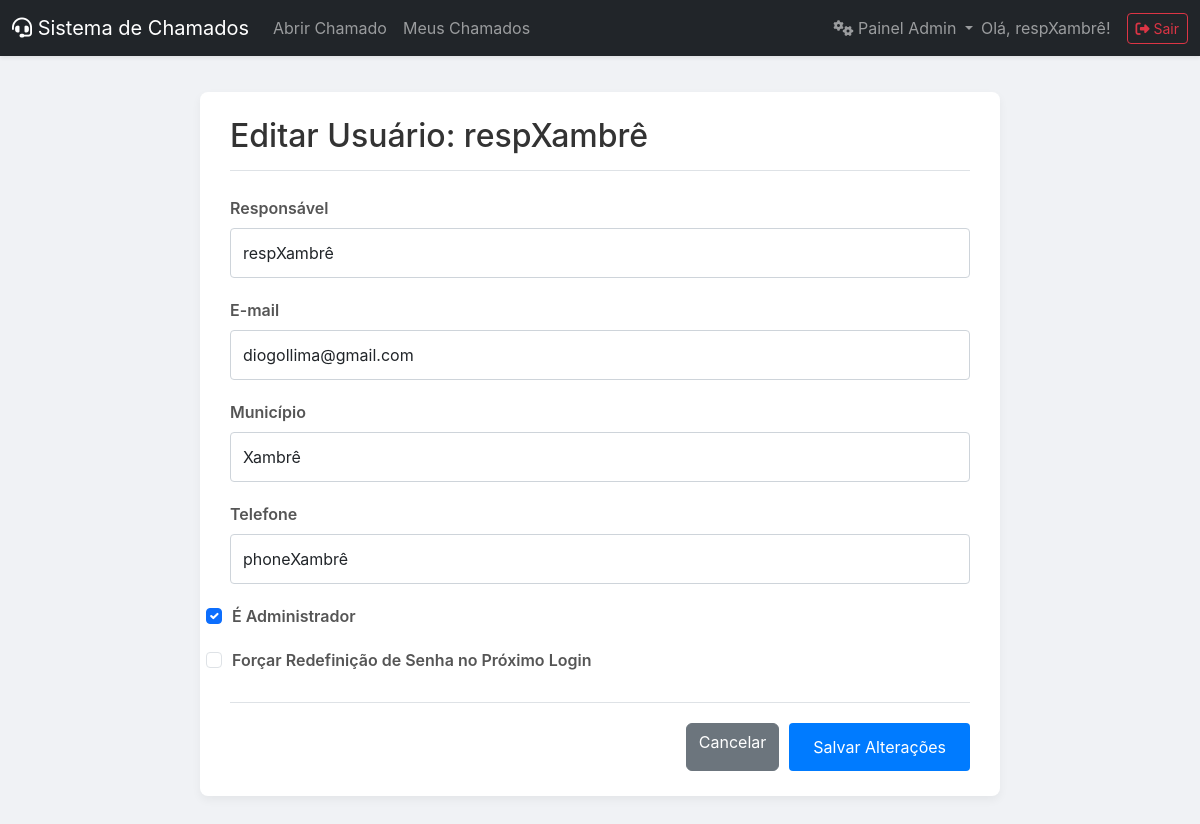
/admin/edit_user/399 (signed in), run on the app's committed database.
### tables this page shows
CREATE TABLE users (
        id INTEGER PRIMARY KEY AUTOINCREMENT, email TEXT UNIQUE NOT NULL, password TEXT NOT NULL,
        municipio TEXT NOT NULL, responsavel TEXT NOT NULL, telefone TEXT NOT NULL,
        must_reset_password BOOLEAN DEFAULT 1, is_admin BOOLEAN DEFAULT 0
    );

### app.py (the view, shortened to what this page needs)
@app.route('/admin/edit_user/<int:user_id>', methods=['GET', 'POST'])
@login_required
@admin_required
def edit_user(user_id):
    db = get_db()
    user_to_edit = db.execute('SELECT * FROM users WHERE id = ?', (user_id,)).fetchone()
    db.close()
    if user_to_edit is None:
        flash('Usuário não encontrado.', 'danger')
        return redirect(url_for('admin_index'))
    return render_template('edit_user.html', user=user_to_edit)

### app.py (called while the page is built)
def get_db():
    db = sqlite3.connect(DATABASE)
    db.row_factory = sqlite3.Row
    return db

def login_required(f):
    @wraps(f)
    def decorated_function(*args, **kwargs):
        if 'user_id' not in session:
            flash('Por favor, faça login para acessar esta página.', 'warning')
            return redirect(url_for('login'))
        return f(*args, **kwargs)
    return decorated_function

def admin_required(f):
    @wraps(f)
    def decorated_function(*args, **kwargs):
        if not g.user or not g.user['is_admin']:
            flash('Acesso negado. Esta área é restrita para administradores.', 'danger')
            return redirect(url_for('index'))
        return f(*args, **kwargs)
    return decorated_function

@app.before_request
def load_logged_in_user():
    user_id = session.get('user_id')
    if user_id is None:
        g.user = None
    else:
        db = get_db()
        g.user = db.execute('SELECT * FROM users WHERE id = ?', (user_id,)).fetchone()
        db.close()

@app.context_processor
def inject_user():
    return dict(user=g.user)

### templates/edit_user.html (shortened to what this page needs)
{% extends "layout.html" %}
{% block content %}
<div class="content-container">
    <div class="page-header">
        <h2 class="mb-0">Editar Usuário: {{ user.responsavel }}</h2>
    </div>
    <form action="{{ url_for('edit_user', user_id=user.id) }}" method="post" class="mt-4">
        <div class="form-group">
            <label for="responsavel">Responsável</label>
            <input type="text" id="responsavel" name="responsavel" class="form-control" value="{{ user.responsavel }}" required>
        </div>
        <div class="form-group">
            <label for="email">E-mail</label>
            <input type="email" id="email" name="email" class="form-control" value="{{ user.email }}" required>
        </div>
        <div class="form-group">
            <label for="municipio">Município</label>
            <input type="text" id="municipio" name="municipio" class="form-control" value="{{ user.municipio }}" required>
        </div>
        <div class="form-group">
            <label for="telefone">Telefone</label>
            <input type="text" id="telefone" name="telefone" class="form-control" value="{{ user.telefone }}" required>
        </div>
        <div class="form-group">
            <div class="form-check">
                <input type="checkbox" name="is_admin" class="form-check-input" id="isAdminCheck" {% if user.is_admin %}checked{% endif %}>
                <label class="form-check-label" for="isAdminCheck">É Administrador</label>
            </div>
        </div>
        <div class="form-group">
            <div class="form-check">
                <input type="checkbox" name="must_reset_password" class="form-check-input" id="resetPasswordCheck" {% if user.must_reset_password %}checked{% endif %}>
                <label class="form-check-label" for="resetPasswordCheck">Forçar Redefinição de Senha no Próximo Login</label>
            </div>
        </div>
        <div class="form-actions">
            <a href="{{ url_for('admin_index') }}" class="btn btn-secondary">Cancelar</a>
            <button type="submit" class="btn btn-primary">Salvar Alterações</button>
        </div>
    </form>
</div>
{% endblock %}

### templates/layout.html (shortened to what this page needs)
<!doctype html>
<html lang="pt-BR">
<head>
    <link href="https://cdn.jsdelivr.net/npm/bootstrap@5.3.0/dist/css/bootstrap.min.css" rel="stylesheet">
    <link rel="stylesheet" href="https://cdnjs.cloudflare.com/ajax/libs/font-awesome/6.4.0/css/all.min.css">
    <link rel="stylesheet" href="{{ url_for('static', filename='css/style.css') }}">
</head>
<body>
<nav class="navbar navbar-expand-lg navbar-dark bg-dark shadow-sm">
    <div class="container-fluid">
        <a class="navbar-brand" href="{{ url_for('index') }}">
            <i class="fas fa-headset"></i>
            Sistema de Chamados
        </a>
        <div class="collapse navbar-collapse" id="navbarNav">
            <ul class="navbar-nav me-auto">
                {% if user %}
                    {% if user.is_admin %}
                        <li class="nav-item">
                             <a class="nav-link" href="{{ url_for('abrir_chamado_admin') }}">Abrir Chamado</a>
                        </li>
                    {% else %}
                        <li class="nav-item">
                            <a class="nav-link" href="{{ url_for('index') }}">Abrir Chamado</a>
                        </li>
                    {% endif %}
                    <li class="nav-item">
                        <a class="nav-link" href="{{ url_for('meus_chamados') }}">Meus Chamados</a>
                    </li>
                {% endif %}
            </ul>
            <ul class="navbar-nav ms-auto align-items-center">
                {% if user and user.is_admin %}
                    <li class="nav-item dropdown">
                        <a class="nav-link dropdown-toggle" href="#" id="adminMenuDropdown" role="button" data-bs-toggle="dropdown" aria-expanded="false">
                            <i class="fas fa-cogs"></i> Painel Admin
                        </a>
                    </li>
                {% endif %}
                {% if user %}
                    <li class="nav-item">
                        <span class="navbar-text me-3">
                            Olá, {{ user.responsavel.split()[0] }}!
                        </span>
                    </li>
                    <li class="nav-item">
                        <a href="{{ url_for('logout') }}" class="btn btn-outline-danger btn-sm">
                            <i class="fas fa-sign-out-alt"></i> Sair
                        </a>
                    </li>
                {% else %}
                    <li class="nav-item">
                         <a href="{{ url_for('login') }}" class="btn btn-outline-success btn-sm">
                            <i class="fas fa-sign-in-alt"></i> Entrar
                        </a>
                    </li>
                {% endif %}
            </ul>
        </div>
    </div>
</nav>
<main class="container-fluid">
    <div class="main-content">
        {% block content %}{% endblock %}
    </div>
</main>
</body>
</html>

### static/css/style.css (style rules this page uses)
body { font-family: -apple-system, BlinkMacSystemFont, "Segoe UI", Roboto, "Helvetica Neue", Arial, sans-serif; margin: 0; background-color: #f8f9fa; color: #333; }
h1, h2, h3 { margin-top: 0.5em; margin-bottom: 0.75em; }
.main-content { flex-grow: 1; padding: 1em; overflow-x: auto; }
.form-group { margin-bottom: 1em; }
label { display: block; margin-bottom: 0.5em; font-weight: bold; }
input[type="text"], input[type="email"], input[type="tel"], input[type="password"], select, textarea { width: 100%; padding: 0.75em; border: 1px solid #ced4da; border-radius: 4px; box-sizing: border-box; }
button[type="submit"] { background-color: #007bff; color: white; border: none; padding: 0.75em 1.5em; border-radius: 4px; cursor: pointer; font-size: 1em; transition: background-color 0.2s; }

### templates/layout.html (style rules this page uses)
body { background-color: #f0f2f5; }
.main-content { padding-top: 1rem; padding-bottom: 1rem; }

### templates/edit_user.html (style rules this page uses)
.content-container { max-width: 800px; margin: 20px auto; padding: 25px 30px; background-color: #ffffff; border-radius: 8px; box-shadow: 0 4px 10px rgba(0,0,0,0.05); }
.page-header { border-bottom: 1px solid #dee2e6; padding-bottom: 15px; margin-bottom: 25px; }
.page-header h2 { margin: 0; color: #333; }
.form-group { margin-bottom: 1.25rem; }
.form-group label { display: block; font-weight: 600; color: #555; margin-bottom: 0.5rem; }
.form-control { width: 100%; padding: 10px; border: 1px solid #ccc; border-radius: 4px; font-size: 1rem; }
.form-check { padding-left: 0; }
.form-check-input { margin-right: 10px; }
.form-check-label { font-weight: normal; }
.form-actions { display: flex; justify-content: flex-end; gap: 10px; margin-top: 30px; padding-top: 20px; border-top: 1px solid #dee2e6; }

### data on the page
users: responsavel "respXambrê", email "diogollima@gmail.com", municipio "Xambrê", telefone "phoneXambrê", is_admin "☑"
